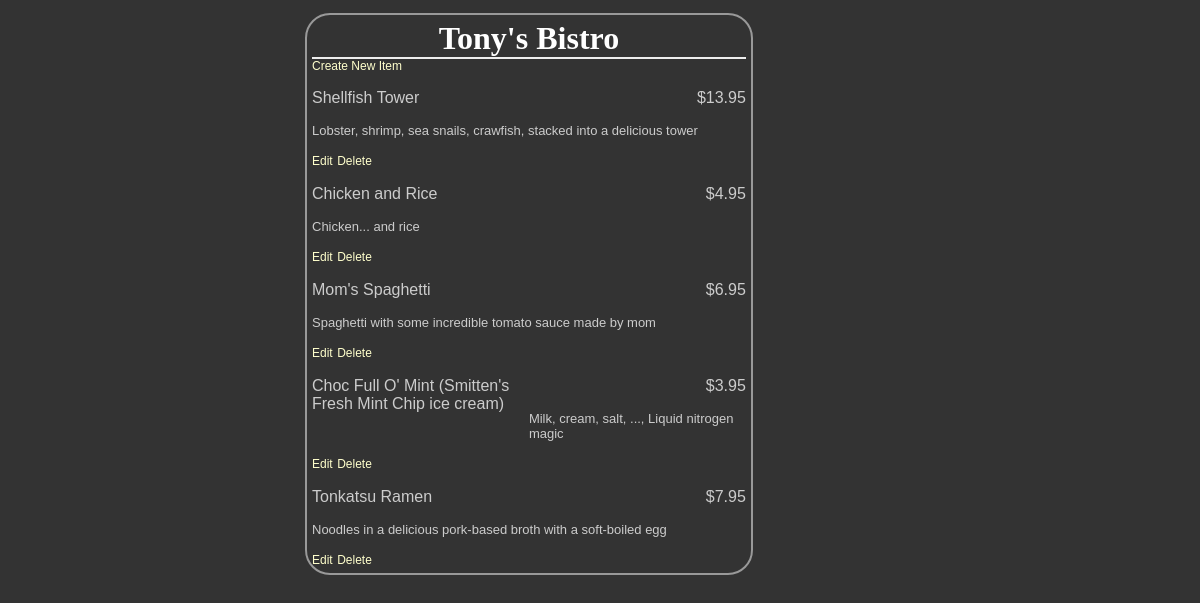
/restaurant/5/menu, run on the app's committed database.
### database_setup.py (models this page shows, shortened)
class Restaurant(Base):
    __tablename__ = 'restaurant'
    id = Column(Integer, primary_key=True)
    name = Column(String(250), nullable=False)

class MenuItem(Base):
    __tablename__ = 'menu_item'
    name = Column(String(80), nullable=False)
    id = Column(Integer, primary_key=True)
    description = Column(String(250))
    price = Column(String(8))
    course = Column(String(250))
    restaurant_id = Column(Integer, ForeignKey('restaurant.id'))
    restaurant = relationship(Restaurant)

### finalProject.py (the view)
@app.route('/restaurant/<int:restaurant_id>')
@app.route('/restaurant/<int:restaurant_id>/menu')
def showMenu(restaurant_id):
    restaurant = session.query(Restaurant).filter_by(id=restaurant_id).one()
    items = session.query(MenuItem).filter_by(restaurant_id=restaurant_id)
    return render_template(
        'menu.html', restaurant=restaurant, items=items, restaurant_id=restaurant_id)

### templates/menu.html (shortened to what this page needs)
<html>
<head>
	<link rel=stylesheet type=text/css href="{{ url_for('static', filename='styles.css') }}">
</head>
<body>
	<div class = 'pane'>
		<div class = 'header'>
			<h1>{{ restaurant.name }}</h1>
		</div>
		<a href = '{{url_for('newMenuItem', restaurant_id = restaurant.id) }}'>Create New Item</a>
		{% for i in items %}
    	<div class = 'nameAndPrice'>
			<span class = 'name'><p>{{i.name}}</p></span>
			<span class = 'price'>
				<p>{{i.price}} </p>
			</span>
		</div>
		<div class = 'description'>
			<p>{{i.description}}</p>
		</div>
		<div class = "editdeletepane">
			<a href='{{url_for('editMenuItem',restaurant_id = restaurant.id, menu_id=i.id)}}' >Edit</a>
			<a href='{{url_for('deleteMenuItem', restaurant_id = restaurant.id, menu_id=i.id)}}'>Delete</a>
		</div>
		{% endfor %}
	</div>
</body>
</html>

### static/styles.css (style rules this page uses)
body { font-family: sans-serif; background-image: url('img3.jpg'); background-color: #333333 }
h1, h2, h3, h4 { color: #FFFFFF; }
h1, h2 { font-family: 'Georgia', serif; margin: 0; }
h1 { border-bottom: 2px solid #eee; }
p, dd, dt { color: #CCCCCC; }
a { text-decoration: none; color:#FFFFCC; font-size: .75em; }
.pane { position:absolute; left: 25%; border: 2px solid; border-radius: 25px; padding: 5px; margin: 5px; border-color: #999999; background-color: #333333 }
.header { left:50%; text-align: center; }
.name { width:50%;display: inline-block; float: left; }
.description { font-size: 13px }
.price { text-align: right; width:50%; float: right; }

### data on the page
Restaurant: name "Tony's Bistro"
MenuItem: name "Shellfish Tower", price "$13.95", description "Lobster, shrimp, sea snails, crawfish, stacked into a delicious tower"
MenuItem: name "Chicken and Rice", price "$4.95", description "Chicken... and rice"
MenuItem: name "Mom's Spaghetti", price "$6.95", description "Spaghetti with some incredible tomato sauce made by mom"
MenuItem: name "Choc Full O' Mint (Smitten's Fresh Mint Chip ice cream)", price "$3.95", description "Milk, cream, salt, ..., Liquid nitrogen magic"
MenuItem: name "Tonkatsu Ramen", price "$7.95", description "Noodles in a delicious pork-based broth with a soft-boiled egg"
